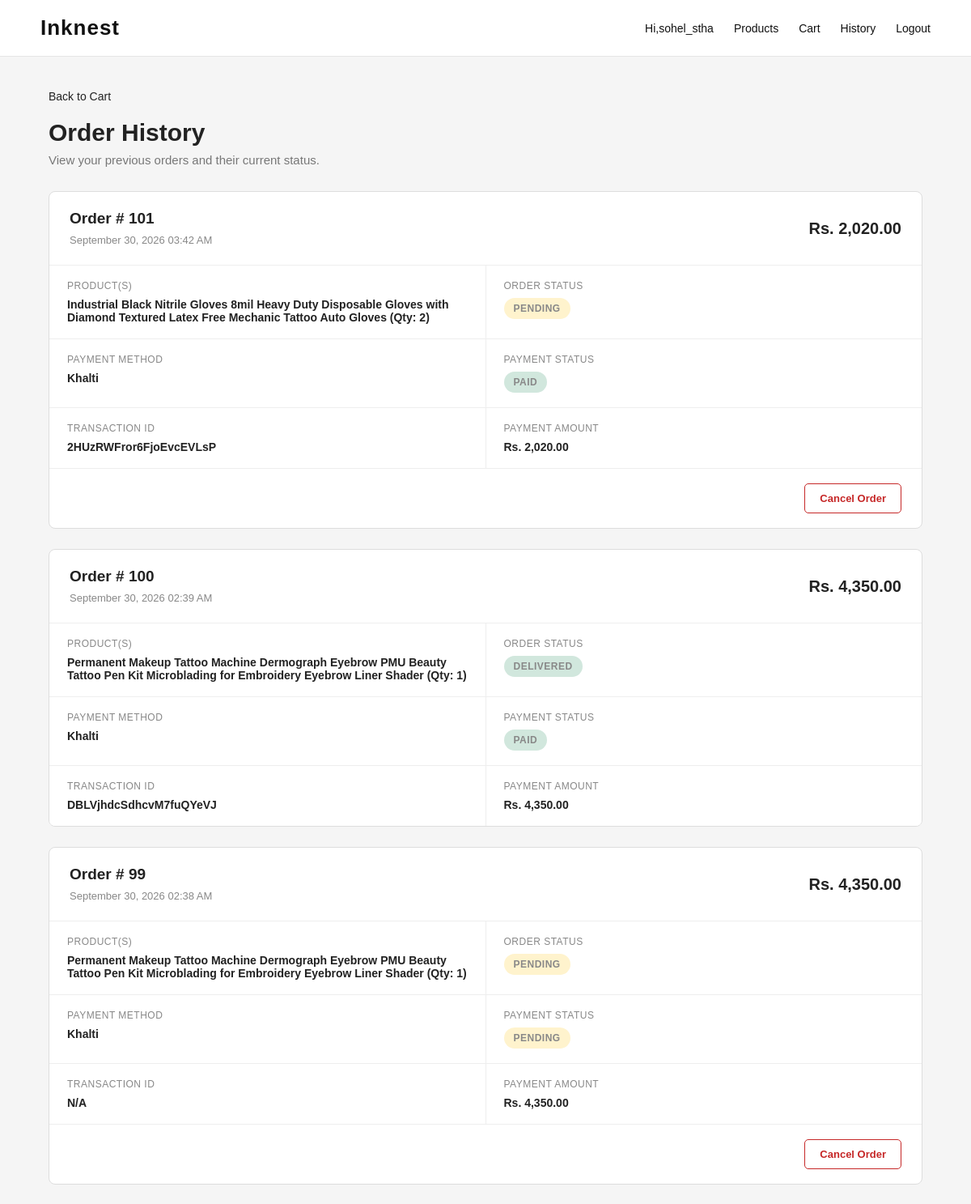
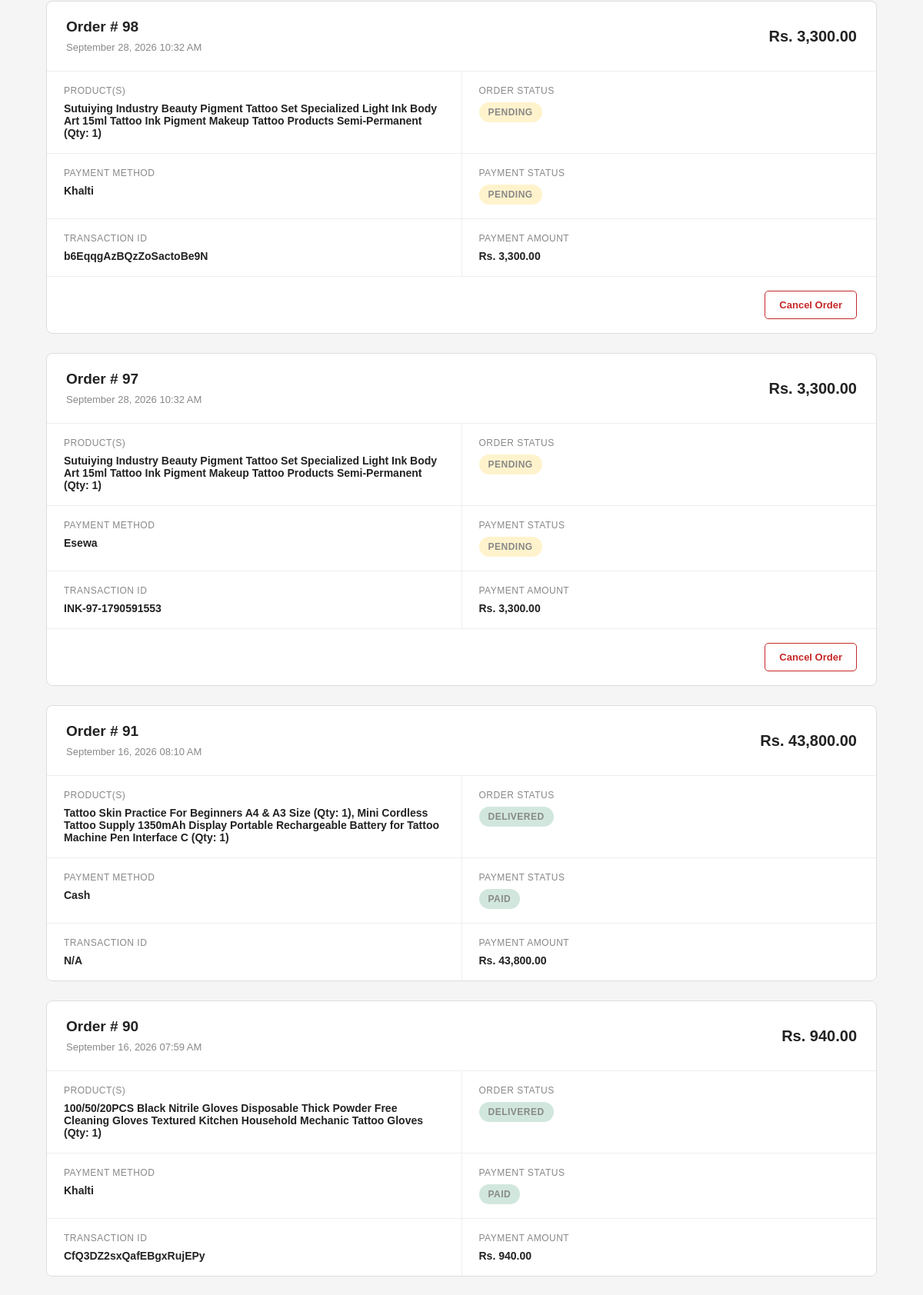
The app's page /history.php (signed in, upper part) with its own data (2 pictures, top to bottom).
### tables this page shows
CREATE TABLE `orders` (
  `id` int(11) NOT NULL,
  `user_id` int(11) DEFAULT NULL,
  `total_amount` decimal(10,2) NOT NULL,
  `status` varchar(30) NOT NULL DEFAULT 'Pending',
  `order_date` timestamp NOT NULL DEFAULT current_timestamp(),
  `payment_method` enum('esewa','khalti','cash') NOT NULL,
  `payment_status` varchar(30) NOT NULL DEFAULT 'Pending',
  `transaction_id` varchar(255) DEFAULT NULL,
  `email` varchar(255) NOT NULL,
  `phone` varchar(20) NOT NULL,
  `delivery_address` text NOT NULL,
  `stock_deducted` tinyint(1) NOT NULL DEFAULT 0
);

### history.php (the view, shortened to what this page needs)
<?php
include "config/database.php";
$userId = (int) $_SESSION["user_id"];
$username = $_SESSION["username"] ?? "User";
$sql = "SELECT
            o.id AS order_id,
            o.total_amount,
            o.status,
            o.order_date,
            o.payment_method,
            o.payment_status,
            o.transaction_id,
            GROUP_CONCAT(
                CONCAT(
                    p.product_name,
                    ' (Qty: ',
                    oi.quantity,
                    ')'
                )
                SEPARATOR ', '
            ) AS product_name
        FROM orders o
        INNER JOIN order_items oi
            ON o.id = oi.order_id
        INNER JOIN products p
            ON oi.product_id = p.id
        WHERE o.user_id = ?
        GROUP BY
            o.id,
            o.total_amount,
            o.status,
            o.order_date,
            o.payment_method,
            o.payment_status,
            o.transaction_id
        ORDER BY o.id DESC";
$stmt = mysqli_prepare($conn, $sql);
mysqli_stmt_bind_param($stmt, "i", $userId);
if (!mysqli_stmt_execute($stmt)) {
    die("Failed to load order history.");
}
$result = mysqli_stmt_get_result($stmt);
$orders = [];
while ($order = mysqli_fetch_assoc($result)) {
    $orders[] = $order;
}
?>
<!DOCTYPE html>
<html lang="en">
<head>
    <link rel="stylesheet" href="css/history.css?v=<?php echo time(); ?>">
</head>
<body>
<nav class="navbar">
    <h1>Inknest</h1>
    <div class="nav-links">
        <span>Hi,<?php echo htmlspecialchars($username); ?></span>
        <a href="home.php">Products</a>
        <a href="cart.php">Cart</a>
        <a href="history.php">History</a>
        <a href="logout.php">Logout</a>
    </div>
</nav>
<main class="container">
    <div class="heading">
        <a href="cart.php" class="back-link">Back to Cart</a>
        <h2>Order History</h2>
        <p>View your previous orders and their current status.</p>
    </div>
    <?php if (count($orders) === 0): ?>
        <div class="empty-history">
            <h3>No Orders Yet</h3>
            <p>You have not placed any orders yet.</p>
            <a href="home.php" class="shop-button">Start Shopping</a>
        </div>
    <?php else: ?>
        <div class="orders-container">
            <?php foreach ($orders as $order): ?>
                <?php
                $orderStatus = strtolower(
                    $order["status"] ?? "pending"
                );
                $paymentStatus = strtolower(
                    $order["payment_status"] ?? "pending"
                );
                $orderStatusClass =
                    "status-" .
                    preg_replace(
                        "/[^a-z]/",
                        "",
                        $orderStatus
                    );
                $paymentStatusClass =
                    "status-" .
                    preg_replace(
                        "/[^a-z]/",
                        "",
                        $paymentStatus
                    );
                $paymentMethod = !empty($order["payment_method"])
                    ? ucfirst($order["payment_method"])
                    : "N/A";
                $orderDate = !empty($order["order_date"])
                    ? date(
                        "F d, Y h:i A",
                        strtotime($order["order_date"])
                    )
                    : "N/A";
                ?>
                <div class="order-card">
                    <div class="order-header">
                        <div>
                            <h3>
                                Order #
                                <?php
                                echo (int) $order["order_id"];
                                ?>
                            </h3>
                            <span class="order-date">
                                <?php
                                echo htmlspecialchars($orderDate);
                                ?>
                            </span>
                        </div>
                        <div class="order-amount">
                            Rs.
                            <?php
                            echo number_format(
                                (float) $order["total_amount"],
                                2
                            );
                            ?>
                        </div>
                    </div>
                    <div class="order-details">
                        <div class="detail-box">
                            <span>
                                Product(s)
                            </span>
                            <strong>
                                <?php
                                echo htmlspecialchars(
                                    $order["product_name"] ?? "N/A"
                                );
                                ?>
                            </strong>
                        </div>
                        <div class="detail-box">
                            <span>
                                Order Status
                            </span>
                            <strong>
                                <span class="status <?php echo htmlspecialchars($orderStatusClass); ?>">
                                    <?php
                                    echo htmlspecialchars(
                                        ucfirst($orderStatus)
                                    );
                                    ?>
                                </span>
                            </strong>
                        </div>
                        <div class="detail-box">
                            <span>
                                Payment Method
                            </span>
                            <strong>
                                <?php
                                echo htmlspecialchars($paymentMethod);
                                ?>
                            </strong>
                        </div>
                        <div class="detail-box">
                            <span>
                                Payment Status
                            </span>
                            <strong>
                                <span class="status <?php echo htmlspecialchars($paymentStatusClass); ?>">
                                    <?php
                                    echo htmlspecialchars(
                                        ucfirst($paymentStatus)
                                    );
                                    ?>
                                </span>
                            </strong>
                        </div>
                        <div class="detail-box">
                            <span>
                                Transaction ID
                            </span>
                            <strong>
                                <?php if (!empty($order["transaction_id"])): ?>
                                    <?php
                                    echo htmlspecialchars(
                                        $order["transaction_id"]
                                    );
                                    ?>
                                <?php else: ?>
                                    N/A
                                <?php endif; ?>
                            </strong>
                        </div>
                        <div class="detail-box">
                            <span>
                                Payment Amount
                            </span>
                            <strong>
                                Rs.
                                <?php
                                echo number_format(
                                    (float) $order["total_amount"],
                                    2
                                );
                                ?>
                            </strong>
                        </div>
                    </div>
                    <?php
                    $canCancel = in_array(
                        strtolower($order["status"] ?? ""),
                        [
                            "pending",
                            "processing"
                        ],
                        true
                    );
                    ?>
                    <?php if ($canCancel): ?>
                        <div class="order-actions">
                            <form action="cancel_order.php" method="POST" onsubmit="return confirm('Are you sure you want to cancel this order?');">
                                <button type="submit" class="cancel-button">
                                    Cancel Order
                                </button>
                            </form>
                        </div>
                    <?php endif; ?>
                </div>
            <?php endforeach; ?>
        </div>
    <?php endif; ?>
</main>
</body>
</html>

### css/history.css (style rules this page uses)
* { margin: 0; padding: 0; box-sizing: border-box; }
body { font-family: Arial, Helvetica, sans-serif; background: #f5f5f5; color: #222; }
.navbar { width: 100%; min-height: 70px; background: #fff; border-bottom: 1px solid #e5e5e5; color: #111; display: flex; align-items: center; justify-content: space-between; padding: 0 50px; }
.navbar h1 { font-size: 26px; font-weight: 700; letter-spacing: 1px; }
.nav-links { display: flex; align-items: center; gap: 25px; }
.nav-links span { font-size: 14px; color: #111; }
.nav-links a { color: #111; text-decoration: none; font-size: 14px; transition: 0.2s ease; }
.container { width: 90%; max-width: 1100px; margin: 40px auto; }
.heading { margin-bottom: 30px; }
.back-link { display: inline-block; text-decoration: none; color: #222; font-size: 14px; margin-bottom: 20px; }
.heading h2 { font-size: 30px; margin-bottom: 8px; }
.heading p { color: #777; font-size: 15px; }
.orders-container { display: flex; flex-direction: column; gap: 25px; }
.order-card { background: #fff; border: 1px solid #ddd; border-radius: 8px; overflow: hidden; }
.order-header { display: flex; justify-content: space-between; align-items: center; padding: 22px 25px; border-bottom: 1px solid #eee; }
.order-header h3 { font-size: 19px; margin-bottom: 6px; }
.order-date { font-size: 13px; color: #888; }
.order-amount { font-size: 20px; font-weight: bold; }
.order-details { display: grid; grid-template-columns: repeat(2, 1fr); gap: 1px; background: #eee; }
.detail-box { background: #fff; padding: 18px 22px; display: flex; flex-direction: column; gap: 8px; min-width: 0; }
.detail-box span:first-child { color: #888; font-size: 12px; text-transform: uppercase; letter-spacing: 0.5px; }
.detail-box strong { font-size: 14px; color: #222; word-break: break-word; }
.status { display: inline-block; padding: 6px 12px; border-radius: 20px; font-size: 12px; font-weight: bold; text-transform: capitalize; }
.status-pending { background: #fff3cd; color: #856404; }
.status-delivered { background: #d1e7dd; color: #0f5132; }
.status-paid { background: #d1e7dd; color: #0f5132; }
.order-actions { padding: 18px 25px; border-top: 1px solid #eee; display: flex; justify-content: flex-end; }
.order-actions form { margin: 0; }
.cancel-button { background: #fff; color: #c62828; border: 1px solid #c62828; padding: 10px 18px; border-radius: 5px; font-size: 13px; font-weight: 600; cursor: pointer; transition: 0.2s ease; }

### records on screen
orders: id "101", order_date "September 30, 2026 03:42 AM", total_amount "2,020.00", product_name "Industrial Black Nitrile Gloves 8mil Heavy Duty Disposable Gloves with Diamond Textured Latex Free Mechanic Tattoo Auto Gloves (Qty: 2)", status "PENDING", payment_method "Khalti", payment_status "PAID", transaction "2HUzRWFror6FjoEvcEVLsP"
orders: id "100", order_date "September 30, 2026 02:39 AM", total_amount "4,350.00", product_name "Permanent Makeup Tattoo Machine Dermograph Eyebrow PMU Beauty Tattoo Pen Kit Microblading for Embroidery Eyebrow Liner Shader (Qty: 1)", status "DELIVERED", payment_method "Khalti", payment_status "PAID", transaction "DBLVjhdcSdhcvM7fuQYeVJ"
orders: id "99", order_date "September 30, 2026 02:38 AM", total_amount "4,350.00", product_name "Permanent Makeup Tattoo Machine Dermograph Eyebrow PMU Beauty Tattoo Pen Kit Microblading for Embroidery Eyebrow Liner Shader (Qty: 1)", status "PENDING", payment_method "Khalti", payment_status "PENDING", shows "N/A"
orders: id "98", order_date "September 28, 2026 10:32 AM", total_amount "3,300.00", product_name "Sutuiying Industry Beauty Pigment Tattoo Set Specialized Light Ink Body Art 15ml Tattoo Ink Pigment Makeup Tattoo Products Semi-Permanent (Qty: 1)", status "PENDING", payment_method "Khalti", payment_status "PENDING", transaction "b6EqqgAzBQzZoSactoBe9N"
orders: id "97", order_date "September 28, 2026 10:32 AM", total_amount "3,300.00", product_name "Sutuiying Industry Beauty Pigment Tattoo Set Specialized Light Ink Body Art 15ml Tattoo Ink Pigment Makeup Tattoo Products Semi-Permanent (Qty: 1)", status "PENDING", payment_method "Esewa", payment_status "PENDING", transaction "INK-97-1790591553"
orders: id "91", order_date "September 16, 2026 08:10 AM", total_amount "43,800.00", product_name "Tattoo Skin Practice For Beginners A4 & A3 Size (Qty: 1), Mini Cordless Tattoo Supply 1350mAh Display Portable Rechargeable Battery for Tattoo Machine Pen Interface C (Qty: 1)", status "DELIVERED", payment_method "Cash", payment_status "PAID", shows "N/A"
orders: id "90", order_date "September 16, 2026 07:59 AM", total_amount "940.00", product_name "100/50/20PCS Black Nitrile Gloves Disposable Thick Powder Free Cleaning Gloves Textured Kitchen Household Mechanic Tattoo Gloves (Qty: 1)", status "DELIVERED", payment_method "Khalti", payment_status "PAID", transaction "CfQ3DZ2sxQafEBgxRujEPy"

### other values on screen
$username "sohel_stha"
